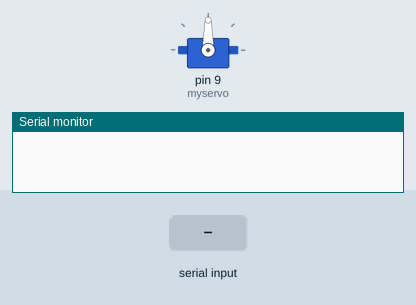
This sketch was run on a simulated Arduino Uno, built with avr-gcc and run on an emulated ATmega328P. Shown: servo, the last lines printed to the serial monitor. Inputs (shaded band) come from the test bench.

Above: at 2.2 s.
2.3 s: "t" received over Serial
At 3.6 s:
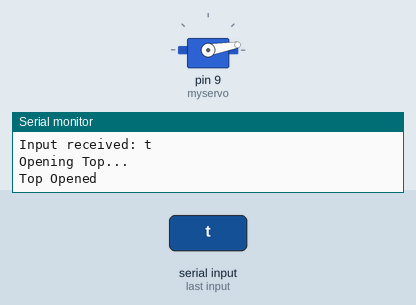
3.9 s: "b" received over Serial
At 5.0 s:
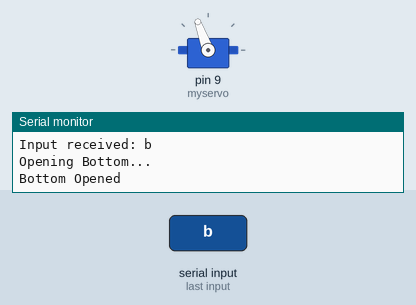
Timing chart, 0 to 6.9 s (numbered marks = the images above; inputs shaded):
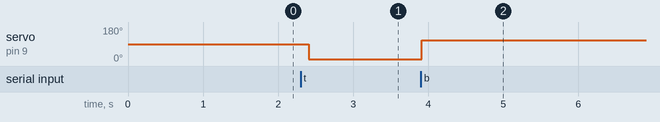

Measured:
- after the input at 2.3 s, servo on pin 9 (myservo): 90° → 10° after 0.11 s
- after the input at 3.9 s, servo on pin 9 (myservo): 10° → 110° at once

The sketch:

SquirrelFeeder.ino
```cpp
#include <Servo.h>

Servo myservo;

//10 is ongeveer haaks     -> Top: Open   Bodem: Dicht   Naam: Open
//105 is ongeveer parallel -> Top: Dicht  Bodem: Open    Naam: Closed

int pos = 0;

void setup() {
  Serial.begin(9600);
  myservo.attach(9);  // attaches the servo on pin 9 to the servo object
  pos = myservo.read();
  delay(1000);
}


char rx_byte = 0;

void loop() {
  if (Serial.available() > 0) {
    rx_byte = Serial.read();
    Serial.print("Input received: ");
    Serial.println(rx_byte);
    if (rx_byte == 't') {
      Top();
    } else if (rx_byte == 'b') {
      Bottom();
    } else if (rx_byte == 'r') {
      Serial.print("Current rotation: ");
      Serial.println(myservo.read());
    }
  }
  delay(100); //Already tried removing this line, didn't work
}

void Top() {
  Serial.println("Opening Top...");
  while (myservo.read() > 10) { //adding short delays in this loop also doesn't work
    pos--;
    myservo.write(pos);
  }
  Serial.println("Top Opened");
}

void Bottom() {
  Serial.println("Opening Bottom...");
  while (myservo.read() < 110) { //adding short delays in this loop also doesn't work
    pos++;
    myservo.write(pos);
  }
  Serial.println("Bottom Opened");
}
```
